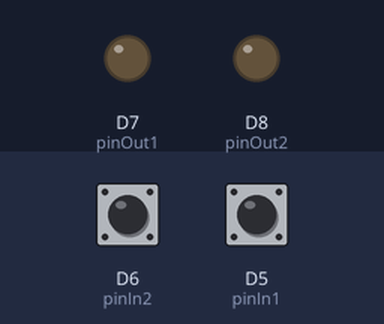
A sketch run on a simulated ESP8266 (NodeMCU). Shown: output pins drawn as LEDs (lit = HIGH). The test bench sets the inputs (shaded band); at power-on: D6 (pinIn2) HIGH, D5 (pinIn1) HIGH. WiFi joins after 1.5 s; servers stay silent unless stated; storage starts empty; what the sketch prints to the serial monitor is not drawn.

Above: at 2.7 s.
2.8 s: D6 (pinIn2) pulled LOW for 0.15 s
At 3.5 s:
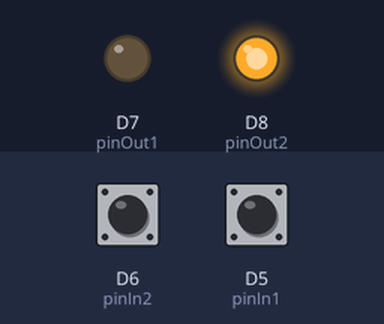
4.4 s: D5 (pinIn1) pulled LOW for 0.15 s
At 4.7 s:
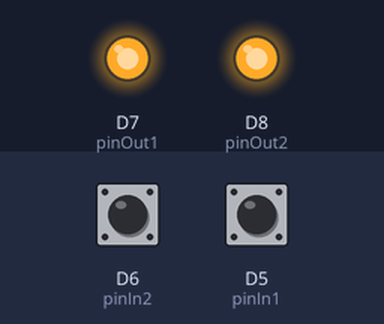
6.0 s: D6 (pinIn2) pulled LOW for 1 s
At 7.1 s:
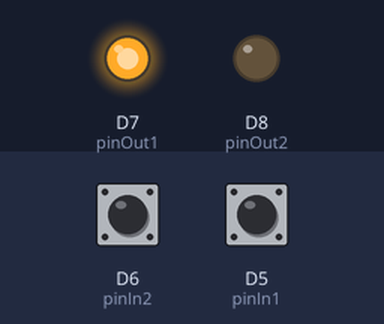
Timing chart, 0 to 9.0 s (numbered marks = the images above; inputs shaded):
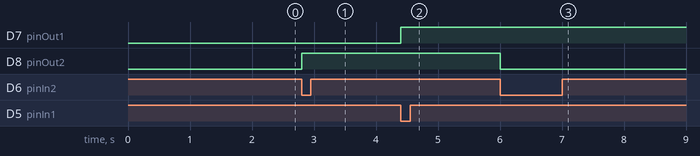

The sketch:

v2-Nodemcu.ino
```cpp
#include <SoftwareSerial.h>
#include <ESP8266WiFi.h>
#include <ESP8266WiFiMulti.h>
#include <ESP8266WebServer.h>
//#include <ESP8266HTTPClient.h>
//#include <HttpClient.h>
#include <LittleFS.h>
#include <ArduinoJson.h>
#include <WebSocketsClient.h>
#include <Vector.h>
//#include <ArduinoSTL.h>
//#include <StandardCplusplus.h>
//#include <vector>

SoftwareSerial zigbeeSerial(D2, D3); // RX | TX
ESP8266WiFiMulti wifiMulti;
ESP8266WebServer httpServer(80);
//HTTPClient httpClient;
StaticJsonDocument<2048> docIpt;
WiFiClient wifiClient;
//HttpClient httpClient(wifiClient);
WebSocketsClient webSocket;

IPAddress IP(192,168,55,2);
IPAddress GATEWAY(192,168,55,1);
IPAddress SUBNET(255,255,255,0);

const char* AP_SSID="Bus_Station";
const char* AP_PASSWORD="Bus_Station";
const int AP_CHANNEL=6;
const char* WS_HOST = "192.168.137.1";
const int WS_PORT = 8888;

char* WIFI_STATIONS[][2]={
  {"FSSH-HP450G3-DD 0667","88888888"},
  /*{"LIB","7463150600"},
  {"LIB1","7463150600"},
  {"Othersgt","3218850000"},
  {"Galaxy A71DB58","weli30201220"},
  {"TP-LINK_114C","09809246"},*/
};

const int kNetworkTimeout = 30*1000;
const int kNetworkDelay = 1000;

const int pinIn1 = D5;
const int pinIn2 = D6;
const int pinOut1 = D7;
const int pinOut2 = D8;

bool LED1State = false;
bool LED2State = false;

bool Button1State = false;
bool Button2State = false;
bool Button1OldState = false;
bool Button2OldState = false;

String Bus1 = "KHH28_0";
String Bus2 = "KHH829_0";

String busData;
const char* StationUID="KHH00162";

String storage_users[50];
Vector<String> users(storage_users);

StaticJsonDocument<2048> docBooks;
JsonObject objBooks = docBooks.to<JsonObject>();

void setup(){
  // Serial
  Serial.begin(74880);
  Serial.println("");
  Serial.println("Serial:");
  Serial.println("Serial Started...");
  // zigbeeSerial
  zigbeeSerial.begin(38400);
  Serial.println("zigbeeSerial Started...");

  // Network
  Serial.println("Network:");
  WiFi.mode(WIFI_AP_STA);
  // SoftAP
  WiFi.softAPConfig(IP, GATEWAY, SUBNET);        // declared as: bool softAPConfig (IPAddress local_ip, IPAddress gateway, IPAddress subnet)
  //WiFi.softAP(AP_SSID, AP_PASSWORD, AP_CHANNEL);  // network name, network password, wifi channel
  Serial.println("softAP Started...");
  Serial.print("softAP IP address: ");
  Serial.println(WiFi.softAPIP());
  // Station
  for(int i=0;i<sizeof(WIFI_STATIONS)/8;i++){
    wifiMulti.addAP(WIFI_STATIONS[i][0], WIFI_STATIONS[i][1]);
    Serial.print("WifiMulti Add SSID: ");
    Serial.println(WIFI_STATIONS[i][0]);
  }
  Serial.print("Looking for WiFi ");
  int wifiMultiTimes = 0;
  while((wifiMulti.run() != WL_CONNECTED) && wifiMultiTimes<20) {
    Serial.print(".");
    delay(500);
    wifiMultiTimes++;
  }
  Serial.println("");
  if(wifiMulti.run() == WL_CONNECTED){
    Serial.print("Connected to ");
    Serial.println(WiFi.SSID());
    Serial.print("station IP address: ");
    Serial.println(WiFi.localIP());
  }else{
    Serial.println("WiFi Failed to Connect.");
  }
  //WiFi.printDiag(Serial);

  // Filesystem
  Serial.println("Filesystem:");
  if(LittleFS.begin()){
    Serial.println("LittleFS Started...");
  } else {
    Serial.println("LittleFS Failed to Start.");
  }

  // HttpServer
  //httpServer.on("/", handleRoot);
  httpServer.on("/getBusList", handleGetBusList);
  httpServer.on("/register", handleRegister);
  httpServer.on("/getBooks", handleGetBooks);
  httpServer.on("/newBooks", handleNewBooks);
  httpServer.onNotFound(handleUserRequest);
  httpServer.begin();
  Serial.println("HttpServer Started...");

  // WebSocketsClient
  webSocket.begin(WS_HOST, WS_PORT, "/", "");
  webSocket.onEvent(webSocketEvent);
  webSocket.setReconnectInterval(5000);

  // pinMode
  pinMode(D5, INPUT_PULLUP);
  pinMode(D6, INPUT_PULLUP);
  pinMode(D7, OUTPUT);
  pinMode(D8, OUTPUT);

  // init
}

void loop(){
  Button1State = !digitalRead(D5);
  Button2State = !digitalRead(D6);
  httpServer.handleClient();
  if ((WiFi.status() == WL_CONNECTED)) {
    webSocket.loop();
  }
  LED1State = Button1State == Button1OldState ? LED1State : Button1State ? !LED1State : LED1State;
  LED2State = Button2State == Button2OldState ? LED2State : Button2State ? !LED2State : LED2State;
  Button1OldState = Button1State;
  Button2OldState = Button2State;
  digitalWrite(pinOut1, LED1State);
  digitalWrite(pinOut2, LED2State);

}

void handleUserRequest(){
  String reqUri = httpServer.uri();
  Serial.print("reqUri: ");
  Serial.print(reqUri);
  if(reqUri=="/"){
    reqUri="/index.html";
  }else if(reqUri.endsWith("/")) {
    reqUri = reqUri.substring(0,reqUri.length()-1);
  }
  reqUri="/web"+reqUri;
  Serial.print(" => ");
  Serial.println(reqUri);

  if (LittleFS.exists(reqUri)){
    File file = LittleFS.open(reqUri, "r");
    httpServer.streamFile(file, getContentType(reqUri));
    file.close();
  }else{
    httpServer.send(404, "text/plain", "404: Not found");
  }
}

void handleGetBusList(){
  Serial.println("/getBusList");
  httpServer.sendHeader("Access-Control-Allow-Origin", "*");
  httpServer.send(200, "application/json", busData);
}

void handleRegister(){
  Serial.println("/register");
  httpServer.sendHeader("Access-Control-Allow-Origin", "*");
  Serial.print("count: ");
  Serial.println(users.size());
  String hash=httpServer.arg("hash");
  for(int i=0;i<users.size();i++){
    Serial.print(users[i]);
    Serial.print(" ");
    if(hash==users[i]){
      Serial.print("!");
      httpServer.send(200, "text/plain", "HASH-EXIST");
      return;
    }
  }
  users.push_back(hash);
  httpServer.send(200, "text/plain", hash);
}

void handleGetBooks(){
  Serial.println("/getBooks");
  httpServer.sendHeader("Access-Control-Allow-Origin", "*");
  String user=httpServer.arg("user");
  httpServer.send(200, "text/plain", objBooks[user].as<String>());
}

void handleNewBooks(){
  Serial.println("/newBooks");
  httpServer.sendHeader("Access-Control-Allow-Origin", "*");
  String user=httpServer.arg("user");
  String bus=httpServer.arg("bus");
  objBooks[user]=bus;
  httpServer.send(200, "text/plain", "OK");
}

String getContentType(String filename){
  if(filename.endsWith(".htm")) return "text/html";
  else if(filename.endsWith(".html")) return "text/html";
  else if(filename.endsWith(".css")) return "text/css";
  else if(filename.endsWith(".js")) return "application/javascript";
  else if(filename.endsWith(".png")) return "image/png";
  else if(filename.endsWith(".gif")) return "image/gif";
  else if(filename.endsWith(".jpg")) return "image/jpeg";
  else if(filename.endsWith(".ico")) return "image/x-icon";
  else if(filename.endsWith(".xml")) return "text/xml";
  else if(filename.endsWith(".pdf")) return "application/x-pdf";
  else if(filename.endsWith(".zip")) return "application/x-zip";
  else if(filename.endsWith(".gz")) return "application/x-gzip";
  return "text/plain";
}

void webSocketEvent(WStype_t type, uint8_t * payload, size_t length) {
  switch(type){
    case WStype_DISCONNECTED:
      Serial.printf("[WSc] Disconnected!\n");
      break;
    case WStype_CONNECTED:
      Serial.printf("[WSc] Connected to url: %s\n", payload);
      webSocket.sendTXT(StationUID);
      break;
    case WStype_TEXT:
      Serial.printf("[WSc] get text: %s\n", payload);
      busData=(char*)payload;
      sendToBus();
      break;
    case WStype_PING:
        Serial.printf("[WSc] get ping\n");
        break;
    case WStype_PONG:
        Serial.printf("[WSc] get pong\n");
        break;
  }
}

void sendToBus(){
  deserializeJson(docIpt, busData);
  const size_t CAPACITY = JSON_OBJECT_SIZE(64);
  StaticJsonDocument<CAPACITY> docOpt;
  JsonObject objOpt = docOpt.to<JsonObject>();

  const size_t CAPACITY2 = JSON_OBJECT_SIZE(16);
  StaticJsonDocument<CAPACITY2> docTmp;
  JsonObject objTmp = docTmp.to<JsonObject>();

  for (JsonPair pairBooks : objBooks) {
    //Serial.println(pairBooks.value().as<char*>());
    //objTmp[pairBooks.value().as<char*>()]=true;
    objTmp[pairBooks.value().as<char*>()]=true;
  }

  for (JsonObject elemIpt : docIpt.as<JsonArray>()) {
    String key=elemIpt["RouteUID"].as<String>()+"_"+elemIpt["Direction"].as<String>();
    bool come=elemIpt["EstimateTime"].as<int>()<180;
    Serial.println(elemIpt["RouteUID"].as<String>()+" "+come);
    bool books=false;
    if(objTmp[elemIpt["RouteUID"].as<String>()]){
      books=objTmp[elemIpt["RouteUID"].as<String>()];
    }
    objOpt[key] = (int)(come && (books || (key==Bus1 && LED1State) || (key==Bus2 && LED2State)));
    /*Serial.println(value);
    Serial.println(key==Bus1);
    Serial.println(LED1State);
    Serial.println(key==Bus2);
    Serial.println(LED2State);
    Serial.println((value && ((key==Bus1 && LED1State) || (key==Bus2 && LED2State))));*/
    Serial.println(elemIpt["RouteUID"].as<String>()+" "+objOpt[key].as<String>());
  }
  serializeJson(docOpt, zigbeeSerial);
  zigbeeSerial.println();
}
```

Measured:
- after the input at 2.8 s, D8 (pinOut2): LOW → HIGH at once
- after the input at 4.4 s, D7 (pinOut1): LOW → HIGH at once
- after the input at 6.0 s, D8 (pinOut2): HIGH → LOW at once
